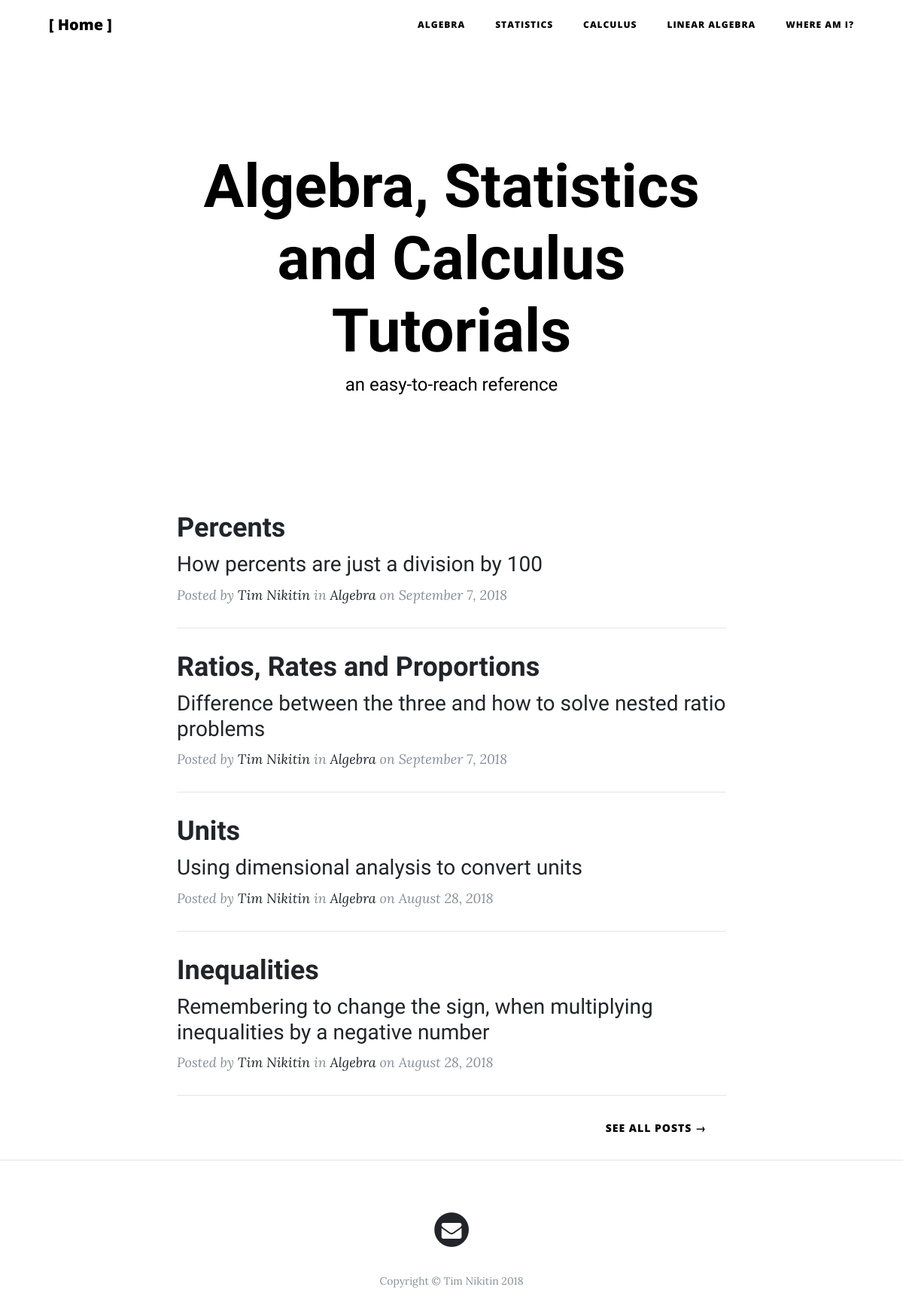
The page / on the database its author committed.
### application.py (models this page shows, shortened)
class Post(db.Model):
    __tablename__ = "posts"
    id = db.Column(db.Integer, primary_key=True)
    heading = db.Column(db.Text)
    sub_heading = db.Column(db.Text)
    text = db.Column(db.Text)
    category = db.Column(db.Text)
    url = db.Column(db.Text)
    author = db.Column(db.Text)
    date = db.Column(db.Date)
    published = db.Column(db.Integer)

### application.py (the view)
@app.route("/")
def index():
    image_url = "/static/img/pixels-1.jpg"
    heading = "Algebra, Statistics and Calculus Tutorials"
    subheading = "an easy-to-reach reference"
    heading_class = "site-heading"
    subheading_class = "span"
    category = request.args.get("")
    box_id = "header_home_box"
    rows = Post.query.order_by(Post.id.desc()).limit(4)
    posts = []
    for object in rows:
        day = int(object.date.strftime("%d"))
        day = str(day)
        date_unformatted = object.date.strftime("%Y-%m-%d")
        today = datetime.datetime.now().strftime("%Y-%m-%d")
        if date_unformatted == today:
            posts.append({object: "Today"})
        else:
            date_formatted = object.date.strftime("%B {}, %Y".format(day))
            posts.append({object: "{}".format(date_formatted)})
    return render_template("index.html", image_url=image_url, heading=heading,
                           subheading=subheading, heading_class=heading_class,
                           subheading_class=subheading_class, posts=posts,
                           category=category, box_id=box_id)

### templates/index.html (shortened to what this page needs)
{% extends "layout_2.html" %}
{% block index %}
    <div class="container">
      <div class="row">
        <div class="col-lg-8 col-md-10 mx-auto">
          {% if not posts %}
            <div class="post-preview">
              <h2 class="post-title">Coming soon...</h2>
              <br>
            </div>
          {% else %}
            {% for post in posts %}
              {% for key, value in post.items() %}
                {% if key.published != 0 %}
                <div class="post-preview">
                  <a href="{{ url_for('post', url=key.url) }}">
                    <h2 class="post-title">
                      {{ key.heading }}
                    </h2>
                    <h3 class="post-subtitle">
                      {{ key.sub_heading }}
                    </h3>
                  </a>
                  <p class="post-meta">Posted
                    by
                    <a href="{{ url_for('about') }}">{{ key.author }}</a>
                    {% if key.category is not none %}
                    in <a href="{{ url_for(key.category.lower().replace(' ', '')) }}">{{ key.category }}</a>
                    {% endif %}
                    {% if value != "Today" %}
                    on {{ value }}
                    {% endif %}
                    </p>
                </div>
                <hr>
                {% endif %}
              {% endfor %}
            {% endfor %}
          {% endif %}
            <a class="btn btn-primary float-right" href="{{ url_for('archive') }}">See All Posts &rarr;</a>
        </div>
        </div>
      </div>
    <hr>
{% endblock %}

### rows shown on the page
Post: heading "Percents", sub_heading "How percents are just a division by 100", author "Tim Nikitin", category "Algebra", date "September 7, 2018"
Post: heading "Ratios, Rates and Proportions", sub_heading "Difference between the three and how to solve nested ratio problems", author "Tim Nikitin", category "Algebra", date "September 7, 2018"
Post: heading "Units", sub_heading "Using dimensional analysis to convert units", author "Tim Nikitin", category "Algebra", date "August 28, 2018"
Post: heading "Inequalities", sub_heading "Remembering to change the sign, when multiplying inequalities by a negative number", author "Tim Nikitin", category "Algebra", date "August 28, 2018"

### other values the page prints
{{ heading }} "Algebra, Statistics and Calculus Tutorials"
{{ subheading }} "an easy-to-reach reference"
